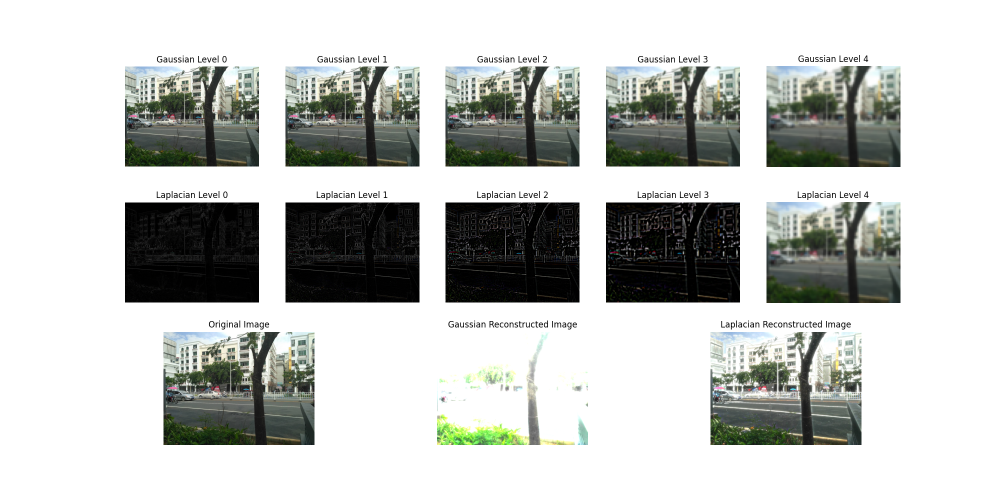
#> input picture laplacian&gaussian_pyramid.png, 2000 x 1000 px, given in place of the camera (shown at 1/2 size)
$ python camera_evm_Y.py
#> lines starting #> are read from the running program, lines starting #| are printed output that depends on the picture
import cv2
import numpy as np
import copy
import time

def build_laplacian_pyramid(image, levels):
    gaussian_pyramid = [image]
    for i in range(levels):
        image = cv2.pyrDown(image)
        gaussian_pyramid.append(image)

    laplacian_pyramid = []
    for i in range(levels, 0, -1):
        size = (gaussian_pyramid[i-1].shape[1], gaussian_pyramid[i-1].shape[0])
        gaussian_expanded = cv2.pyrUp(gaussian_pyramid[i], dstsize=size)
        laplacian = cv2.subtract(gaussian_pyramid[i-1], gaussian_expanded)
        laplacian_pyramid.append(laplacian)

    return laplacian_pyramid

alpha = 20
lambda_c = 16
r1 = 0.5
r2 = 0.05
chromAttenuation = 0.1
nlevels = 4

cap = cv2.VideoCapture(0)
if not cap.isOpened():
    print("无法打开摄像头")
    exit()

# 初始化
ret, frame = cap.read()
#> frame is the input picture: shape (1000, 2000, 3); mean B, G, R 193.6, 196.5, 194.6
if not ret:
    print("无法接收帧 (stream end?). Exiting ...")
    cap.release()
    exit()

# 直接转换为YCrCb并归一化
frame_ycrcb = cv2.cvtColor(frame, cv2.COLOR_BGR2YCrCb).astype(np.float32) / 255.0
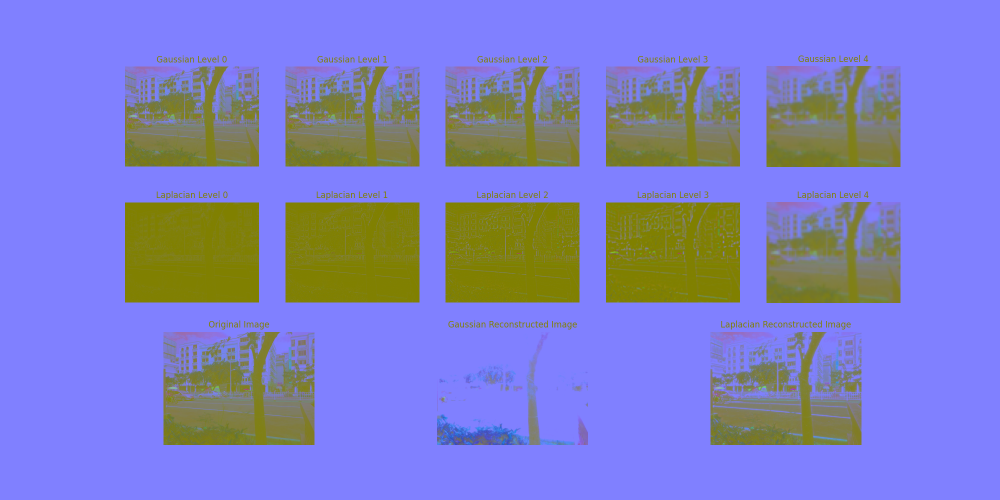
#> frame_ycrcb: shape (1000, 2000, 3) float32 (shown at 1/2 size); mean B, G, R 0.767, 0.498, 0.497
frame_y = frame_ycrcb[:, :, 0]
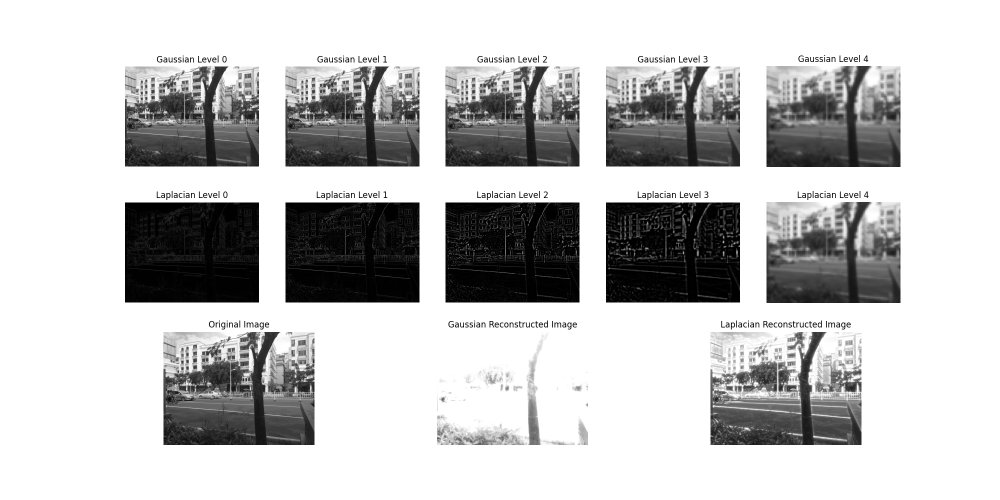
#> frame_y: shape (1000, 2000) float32 (shown at 1/2 size); min 0, max 1, mean 0.767
pyr = build_laplacian_pyramid(frame_y, levels=nlevels)
#> after the loop in build_laplacian_pyramid, `for i in range(levels):`:
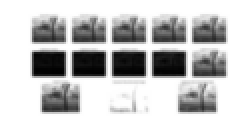
#> image: shape (63, 125) float32 (shown 2 times larger); min 0.0052, max 1, mean 0.769
#> after the loop in build_laplacian_pyramid, `for i in range(levels):`: gaussian_pyramid = 5 items
#> the loop in build_laplacian_pyramid, `for i in range(levels, 0, -1):` made 4 passes
#> pass 1, in build_laplacian_pyramid, `gaussian_expanded = cv2.pyrUp(gaussian_pyramid[i], dstsize=size)`:
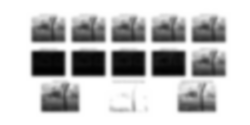
#> gaussian_expanded: shape (125, 250) float32; min 0.0065, max 1, mean 0.767
#> after the loop in build_laplacian_pyramid, `for i in range(levels, 0, -1):`: laplacian_pyramid = 4 items
#> pyr = 4 items
lowpass1 = copy.deepcopy(pyr)
#> lowpass1 = 4 items
lowpass2 = copy.deepcopy(pyr)
#> lowpass2 = 4 items

while True:
    ret, frame = cap.read()
    if not ret:
        print("无法接收帧 (stream end?). Exiting ...")
        break

    # cv2.imshow('Original Camera', frame)

    start_time = time.time()

    # 颜色空间转换和归一化合并处理
    frame_ycrcb = cv2.cvtColor(frame, cv2.COLOR_BGR2YCrCb).astype(np.float32) / 255.0
    frame_y = frame_ycrcb[:, :, 0]
    pyr = build_laplacian_pyramid(frame_y, levels=nlevels)
#> the loop in build_laplacian_pyramid (call 2), `for i in range(levels, 0, -1):` made 4 passes
#> pass 3, in build_laplacian_pyramid (call 2), `laplacian = cv2.subtract(gaussian_pyramid[i-1], gaussian_expanded)`:
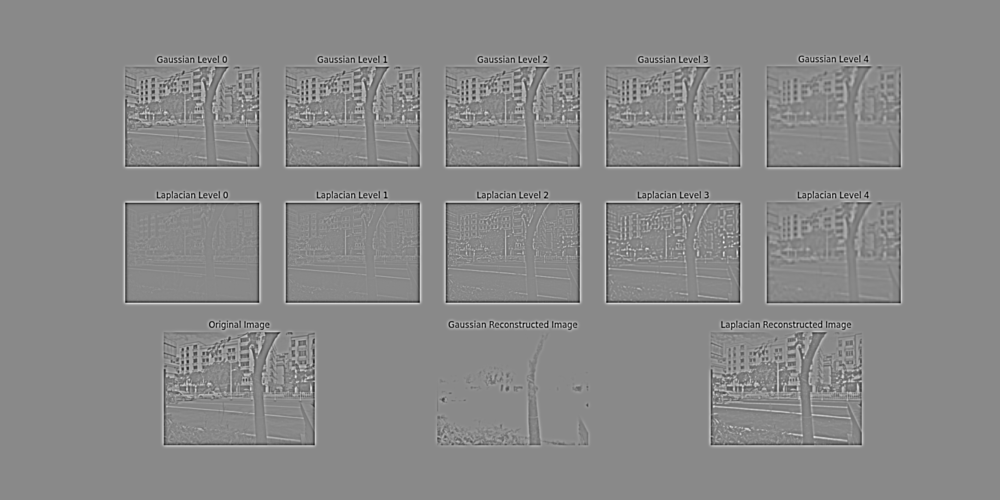
#> laplacian: shape (500, 1000) float32; min -0.465, max 0.398, mean -1.18e-10; drawn with min black and max white

    # 时域滤波（原地操作优化）
    for i in range(nlevels):
        cv2.addWeighted(lowpass1[i], 1 - r1, pyr[i], r1, 0, dst=lowpass1[i])
        cv2.addWeighted(lowpass2[i], 1 - r2, pyr[i], r2, 0, dst=lowpass2[i])

    filtered = [lp1 - lp2 for lp1, lp2 in zip(lowpass1, lowpass2)]
#> filtered = 4 items

    # 空间频率放大（预计算参数优化）
    delta = lambda_c / 8 / (1 + alpha)
    exaggeration_factor = 2
    lambda_ = (frame.shape[0]**2 + frame.shape[1]**2)**0.5 / 3
#> lambda_ = 745.4

    for l in range(nlevels):
        if l == 0 or l == nlevels - 1:
            filtered[l].fill(0)
            continue

        currAlpha = (lambda_ / delta / 8 - 1) * exaggeration_factor
        if currAlpha > alpha:
            filtered[l] *= alpha
        else:
            filtered[l] *= currAlpha

        lambda_ /= 2
#> after the loop, lambda_ = 186.3

    # 金字塔重建
    upsampled = filtered[0].copy()
#> upsampled: shape (125, 250) float32; every value is 0
    for l in range(1, nlevels):
        upsampled = cv2.pyrUp(upsampled, dstsize=(filtered[l].shape[1], filtered[l].shape[0]))
        upsampled += filtered[l]

    # 合成并转换颜色空间
    frame_ycrcb[:, :, 0] = frame_y + upsampled
    output = cv2.cvtColor(frame_ycrcb, cv2.COLOR_YCrCb2BGR)

    # print(f"延迟: {(time.time() - start_time)*1000:.2f}ms")
    cv2.putText(output, f"Delay: {(time.time() - start_time)*1000:.2f}ms", (10, 30), cv2.FONT_HERSHEY_SIMPLEX, 1, (0, 255, 0), 2)
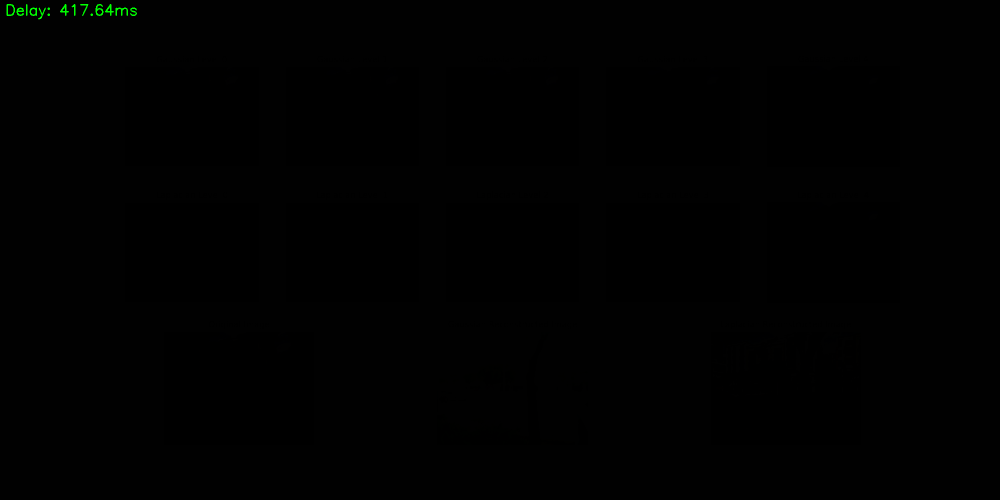
#> output: shape (1000, 2000, 3) float32 (shown at 1/2 size); mean B, G, R 0.8, 1, 0.8; drawn with min black and max white

    # [36 lines of commented-out code are left out]

    cv2.imshow('Amplified Camera', output)
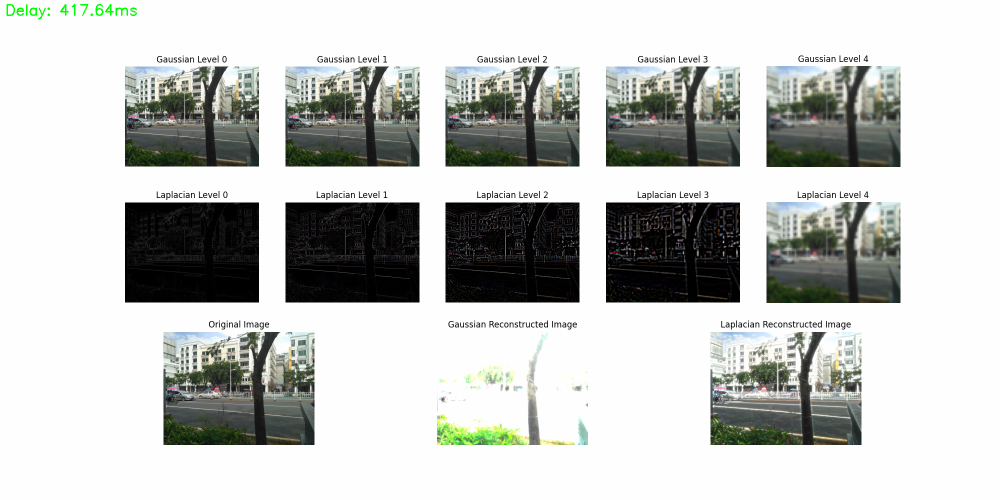
#> window 'Amplified Camera': shape (1000, 2000, 3) (shown at 1/2 size); mean B, G, R 193.5, 195.6, 194.4

    if cv2.waitKey(1) == ord('q'):
#> (key q is pressed here)
        break

cap.release()
cv2.destroyAllWindows()
